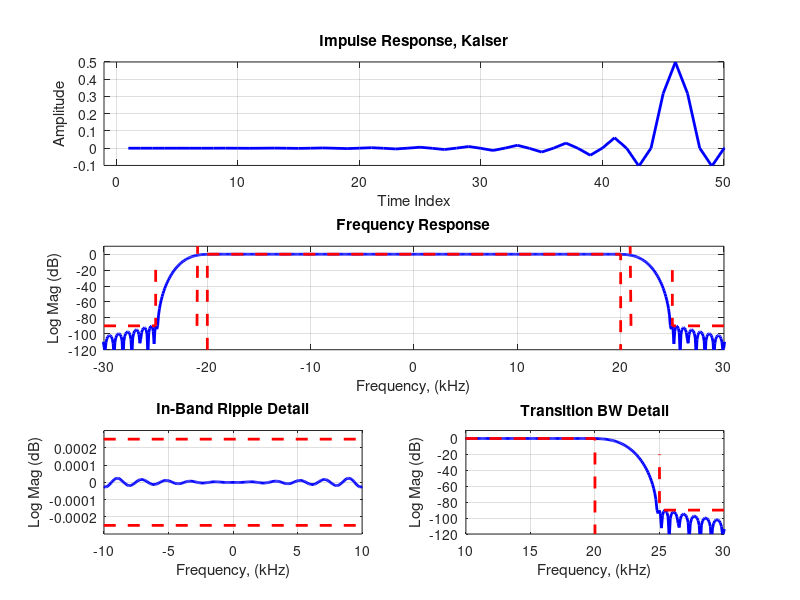

This chart was generated by the following MATLAB code:
fs = 88.2;
f1 = 20;
f2 = 24;
A_dB = 90;
Beta = A_dB/10; %if A_dB < 40 dB have to reduce Beta
N=(fs/(f2-f1))*(A_dB/22); 
M = floor((fs/(f2-f1))*A_dB/22); %For windowed design, A_dB/22
if rem(M,2)==0 %we want N to be an odd integer 
    M=M+1;  
end

MM=(M-1)/2; %Compute end points of array interval, NN
phi=2*pi*(-MM:MM)*(f1+f2)/(2*fs); %compute phase argument of sinc filter
 
h=sin(phi)./phi; %unscaled sinc filter h
h(MM+1)=1; %correct failed 0/0 computation
h0=h.*kaiser(2*MM+1,Beta)'; %Apply window to obtain Stopband Ripple
h1=h0*(f2+f1)/fs; %Scale filter gain f0/fs

figure(201)
subplot(3,1,1)
plot(h1,'b','linewidth',2)
grid on
axis([-1 50 -0.1 0.5])
title('Impulse Response, Kaiser')
xlabel('Time Index')
ylabel('Amplitude')

fh=fftshift(20*log10(abs(fft(h1,1024))));

subplot(3,1,2)
plot([-0.5:1/1024:0.5-1/1024]*fs,fh,'b','linewidth',2)
hold on
plot([-20 -20 +20 +20],[-200 0 0 -200],'--r','linewidth',2) %box 
plot([-30 -25 -25],[-90 -90 -10],'--r','linewidth',2) %left L 
plot([+30 +25 +25],[-90 -90 -20],'--r','linewidth',2) %right L
plot([21 21 -3],[-90 -90 30000],'--r','linewidth',2)
plot([-21 -21 -3],[-90 -90 30000],'--r','linewidth',2)
hold off
grid on
axis([-30 +30 -120 10])
title('Frequency Response')
xlabel('Frequency, (kHz)')
ylabel('Log Mag (dB)')

subplot(3,2,5)
plot([-0.5:1/1024:0.5-1/1024]*fs,fh,'b','linewidth',2)
hold on
plot([-20 -20 20 20],[-0.1 -0.00025 -0.00025 -0.1],'--r','linewidth',2) %first box is the length, second is the position, [ | _ _ | ] 
plot([-20 -20 20 20],[+0.1 +0.00025 +0.00025 +0.1],'--r','linewidth',2)
hold off
grid on
axis([-10 +10 -0.0003 0.0003])
title('In-Band Ripple Detail')
xlabel('Frequency, (kHz)')
ylabel('Log Mag (dB)')

subplot(3,2,6)
plot([-0.5:1/1024:0.5-1/1024]*fs,fh,'b','linewidth',2)
hold on
plot([-20 -20 +20 +20],[-200 0 0 -200],'--r','linewidth',2) %box 
plot([+30 +25 +25],[-90 -90 -20],'--r','linewidth',2) %right L
hold off
grid on
axis([10 +30 -120 10])
title('Transition BW Detail')
xlabel('Frequency, (kHz)')
ylabel('Log Mag (dB)')
